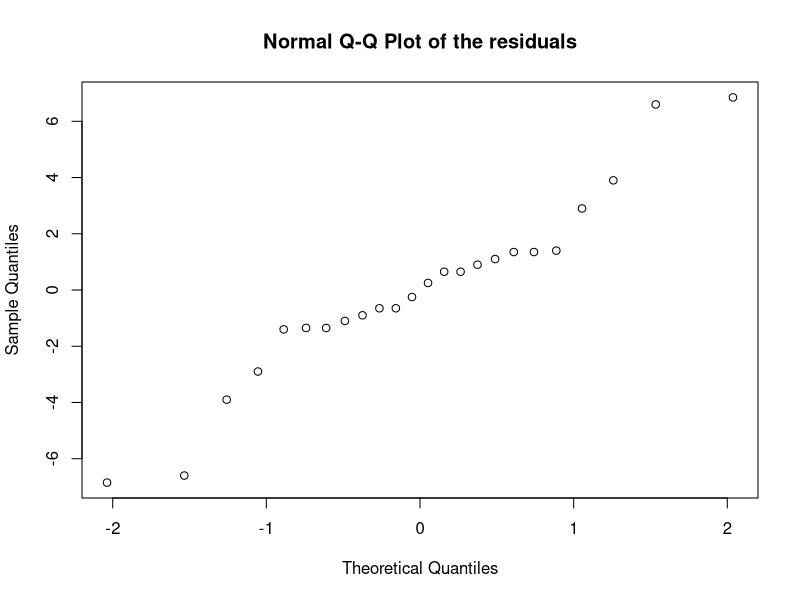
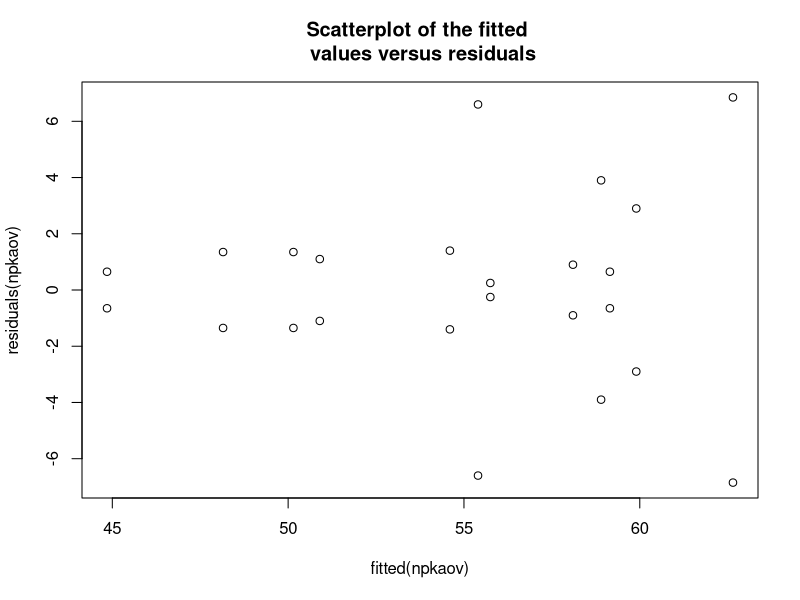

The R source for these figures, in order:
npkdf = data.frame(yield=as.vector(as.matrix(npk$yield)), 
                   block=as.factor(npk$block),
                   N=as.factor(npk$N))

npkaov = lm(yield ~ block * N, data=npkdf)
print(anova(npkaov))
print(summary(npkaov))

size = c(300, 300)
png(file="exercise-4/graphs/exercise-4-c-qqnorm-residuals.png", width=size[1], height=size[2])
qqnorm(residuals(npkaov),
       main="Normal Q-Q Plot of the residuals")
dev.off()

png(file="exercise-4/graphs/exercise-4-c-plot-fitted.png", width=size[1], height=size[2])
plot(fitted(npkaov), residuals(npkaov),
     main="Scatterplot of the fitted \n values versus residuals")
dev.off()